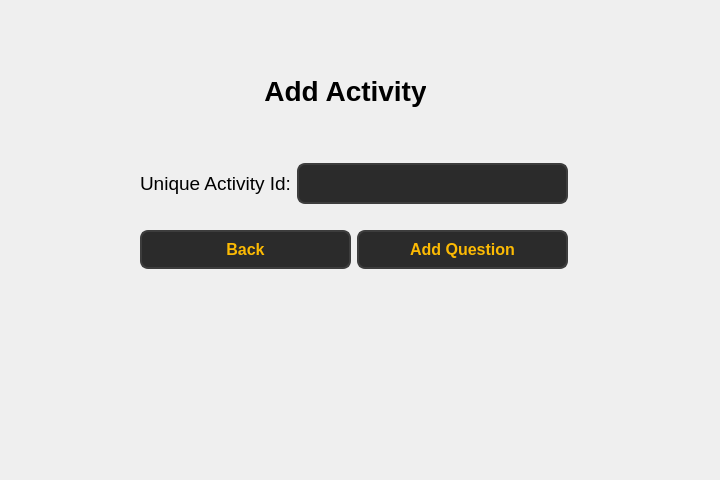
<?xml version="1.0" encoding="UTF-8"?>
<ui version="4.0">
 <class>Form</class>
 <widget class="QWidget" name="Form">
  <property name="geometry">
   <rect>
    <x>0</x>
    <y>0</y>
    <width>720</width>
    <height>480</height>
   </rect>
  </property>
  <property name="windowTitle">
   <string>Form</string>
  </property>
  <widget class="QWidget" name="layoutWidget">
   <property name="geometry">
    <rect>
     <x>140</x>
     <y>143</y>
     <width>428</width>
     <height>148</height>
    </rect>
   </property>
   <layout class="QVBoxLayout" name="verticalLayout">
    <item>
     <layout class="QHBoxLayout" name="horizontalLayout">
      <item>
       <widget class="QLabel" name="label_4">
        <property name="font">
         <font>
          <pointsize>14</pointsize>
         </font>
        </property>
        <property name="text">
         <string>Unique Activity Id:</string>
        </property>
       </widget>
      </item>
      <item>
       <widget class="QLineEdit" name="lineEdit_3">
        <property name="styleSheet">
         <string notr="true">QLineEdit {
        background-color: #2b2b2b;  /* Dark background */
        color: #fcba03;  /* Text color */
        border: 2px solid #3d3d3d;  /* Border color */
        border-radius: 8px;  /* Rounded corners */
        padding: 8px;  /* Padding inside the input field */
        font-size: 16px;  /* Font size */
        font-weight: bold;  /* Bold font */
    }

    QLineEdit:hover {
        background-color: #3d3d3d;  /* Background when hovered */
        border: 2px solid #fcba03;  /* Border color when hovered */
    }

    QLineEdit:focus {
        background-color: #1a1a1a;  /* Background when focused */
        border: 2px solid #fcba03;  /* Border color when focused */
        color: #ffffff;  /* Text color when focused */
    }</string>
        </property>
       </widget>
      </item>
     </layout>
    </item>
    <item>
     <layout class="QHBoxLayout" name="horizontalLayout_3">
      <item>
       <widget class="QPushButton" name="pushButton_back">
        <property name="styleSheet">
         <string notr="true">QPushButton {
        background-color: #2b2b2b;  
        color: #fcba03;              
        border: 2px solid #3d3d3d;      
        border-radius: 8px;          
        padding: 8px 16px;            
        font-size: 16px;            
        font-weight: bold;
    
    }

    QPushButton:hover {
        background-color: #fcba03;
		 color: #000000;
        border: 2px solid #5a5a5a;    
    }

    QPushButton:pressed {
        background-color: #1a1a1a;      
        border: 2px solid #2b2b2b;      
    }</string>
        </property>
        <property name="text">
         <string>Back</string>
        </property>
       </widget>
      </item>
      <item>
       <widget class="QPushButton" name="pushButton">
        <property name="styleSheet">
         <string notr="true">QPushButton {
        background-color: #2b2b2b;  
        color: #fcba03;              
        border: 2px solid #3d3d3d;      
        border-radius: 8px;          
        padding: 8px 16px;            
        font-size: 16px;            
        font-weight: bold;
    
    }

    QPushButton:hover {
        background-color: #fcba03;
		 color: #000000;
        border: 2px solid #5a5a5a;    
    }

    QPushButton:pressed {
        background-color: #1a1a1a;      
        border: 2px solid #2b2b2b;      
    }</string>
        </property>
        <property name="text">
         <string>Add Question</string>
        </property>
       </widget>
      </item>
     </layout>
    </item>
   </layout>
  </widget>
  <widget class="QLabel" name="label">
   <property name="geometry">
    <rect>
     <x>265</x>
     <y>70</y>
     <width>161</width>
     <height>41</height>
    </rect>
   </property>
   <property name="font">
    <font>
     <pointsize>21</pointsize>
     <bold>true</bold>
    </font>
   </property>
   <property name="text">
    <string>Add Activity</string>
   </property>
   <property name="alignment">
    <set>Qt::AlignmentFlag::AlignCenter</set>
   </property>
  </widget>
 </widget>
 <resources/>
 <connections/>
</ui>
